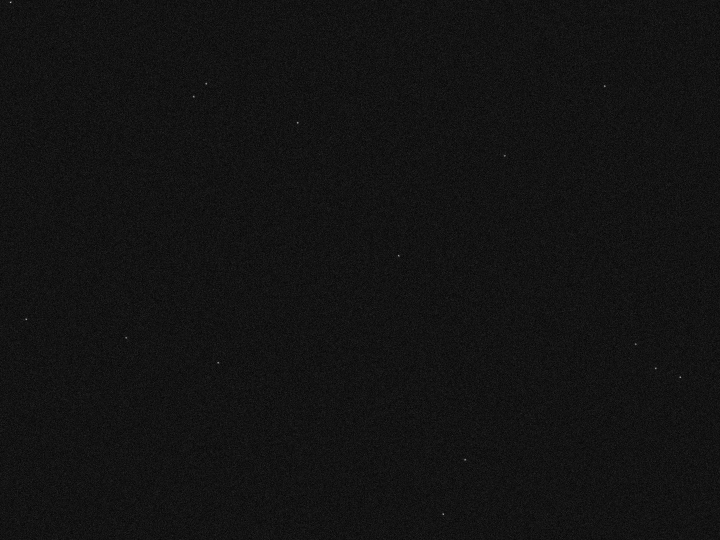
#> input picture simulations/microscopy_image.tiff, 1440 x 1080 px, found by its file name (shown at 1/2 size)
$ python tiffcamera_to_array.py
#> lines starting #> are read from the running program, lines starting #| are printed output that depends on the picture; after the words box and inside, x2 and y2 are one past the last pixel; in counts of white or black regions, pixels touching at a corner belong together
import numpy as np
import matplotlib.pyplot as plt
from scipy.special import j1  # Bessel function
from scipy.ndimage import label, center_of_mass
from scipy.optimize import curve_fit
import lmfit
import cv2
import os
from PIL import Image

# Paramètres du set-up
pixel_size = 3.45 # en um, x et y
cam_width = 1440
cam_height = 1080

f2 = 150  # Focale de L2
na = 0.85  # Numerical aperture
lamb = 0.405  # Wavelength in um
M_theo = 60  # Magnification of the objective

pxl = pixel_size / (f2 * M_theo / 160)  # Pixel size in um

def visionneur(frame):
    # if frame[0][0][0] is not None:
    #     frame = frame[0]
    plt.figure(figsize=(10, 5))
    plt.clf()
    plt.imshow(frame, origin='lower', cmap='gray')
    plt.title('Grille Zoomée avec Position')
    plt.colorbar()
    plt.show()

# [14 lines left out: functions visionneur_video, gaussian_2d, not called in this run]

def prepare_data(x, y, z):
    return (x.flatten(), y.flatten()), z.flatten()

# [51 lines left out: functions localisateur_gaussien, calculate_msd_with_uncertainty, not called in this run]

def crop_blob(image, index=20, crop_size=50):
    visionneur(image)

    grille = np.uint8((image/np.max(image))*255)
    _, binary = cv2.threshold(grille, 125, 255, cv2.THRESH_BINARY)
    structure = np.ones((3, 3), dtype=int)
    labeled, num_features = label(binary, structure=structure)

    # Get blob centers
    blob_centers = center_of_mass(binary, labeled, range(1, num_features + 1))
    # blob_centers=[]
    # for i in range(len(blob_centers_tranposed)):
    #     blob_centers.append((blob_centers_tranposed[i][1],blob_centers_tranposed[i][0]))

    # Clone the original image to draw circles and labels on it
    image_with_circles = cv2.cvtColor(grille, cv2.COLOR_GRAY2BGR)  # Convert to BGR for color circles

    # Draw circles and labels around each blob center
    for i, center in enumerate(blob_centers):
        x, y = int(center[0]), int(center[1])
        radius = 10  # Set a fixed radius or calculate dynamically
        cv2.circle(image_with_circles, (y, x), radius, (0, 0, 255), 2)  # Red circle
        label_text = str(i + 1)  # Label as the index of the blob
        cv2.putText(image_with_circles, label_text, (y + 15, x), cv2.FONT_HERSHEY_SIMPLEX, 1, (0, 255, 0), 2)

    # Display the image with circles and labels using matplotlib
    plt.figure(figsize=(10, 8))
    plt.imshow(cv2.cvtColor(image_with_circles, cv2.COLOR_BGR2RGB))
    plt.title("Blobs with Circles and Labels")
    plt.axis('off')
    plt.show()


    # Ensure the index is within bounds
    if 0 <= index < len(blob_centers):
        # Get the coordinates of the selected blob
        x, y = int(blob_centers[index][0]), int(blob_centers[index][1])

        x_start, x_end = max(0, x - crop_size // 2), min(grille.shape[0], x + crop_size // 2)
        y_start, y_end = max(0, y - crop_size // 2), min(grille.shape[1], y + crop_size // 2)
        cropped_image = grille[y_start:y_end, x_start:x_end]

        return cropped_image, [x, y]
    else:
        print("Invalid index!")
        return None

def positionneur(vecteur_dimages):
    trajectoire = []
    video = []
    sigma_x = []
    sigma_y = []
    for image in vecteur_dimages:
        grille_zoom, maximum = crop_blob(image)
        position, inc_x, inc_y = localisateur_gaussien(grille_zoom, maximum)

        sigma_x.append(inc_x)
        sigma_y.append(inc_y)
        video.append(image)
        trajectoire.append(position)

    return np.array(trajectoire), video, np.array(sigma_x), np.array(sigma_y)

def convertisseur(fichier, type):
    if type == 'photo':
        fichier.seek(0)
        frame_data = fichier.convert("L")  # Convert to grayscale if needed
        image = np.array(frame_data)

        # visionneur(image)

        return image
    else:
        nb_frames = fichier.n_frames

        image_array=[]
        for frame in range(nb_frames):
            fichier.seek(frame)
            image = np.array(fichier.convert("L"))
            image_array.append(image)

            # [6 lines of commented-out code are left out]
        return image_array

# Open the TIFF file
tiff_file_fond = "simulations\\microscopy_image.tiff"
fond = Image.open(tiff_file_fond)
#> fond is the input picture: PIL image 1440x1080 L; min 0, max 255, mean 18.9
array_fond=convertisseur(fond, 'photo')

nb_steps = fond.n_frames
#> nb_steps = 1
duree_totale = 1 #Temps en secondes
delta_t = duree_totale/nb_steps
#> delta_t = 1
#> the loop in positionneur, `for image in vecteur_dimages:` made 1 pass
#> (structure in crop_blob, num_features in crop_blob) on pass 1: ([[1, 1, 1], [1, 1, 1], [1, 1, 1]], 15)
#| Invalid index!
#> pass 1, in visionneur, `plt.show()`:
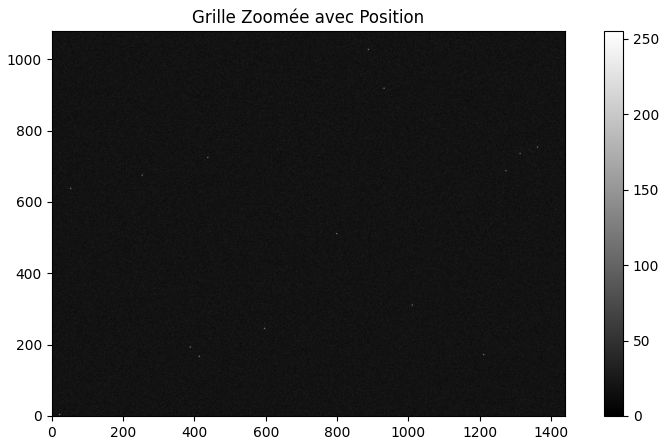
#> figure drawn by matplotlib, 2 panels
#> pass 1, in crop_blob, `labeled, num_features = label(binary, structure=structure)`:
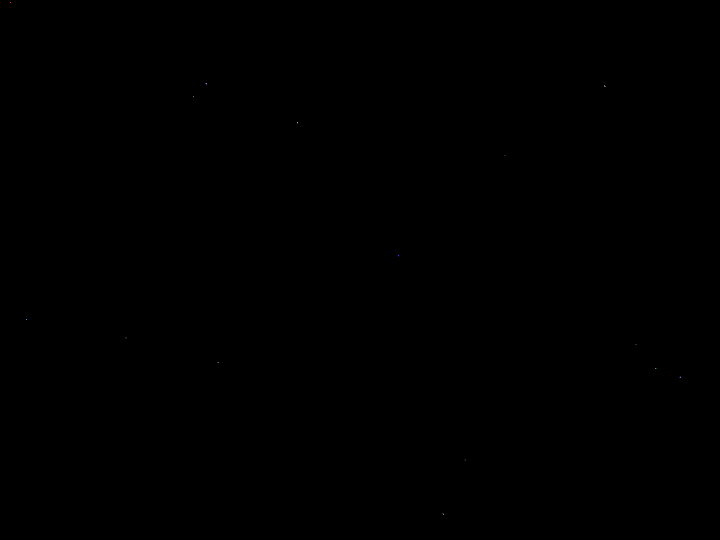
#> labeled: shape (1080, 1440) int32 (shown at 1/2 size); 16 distinct labels, from 0 to 15; one colour per label, 0 black
#> pass 1, in crop_blob, `plt.show()`:
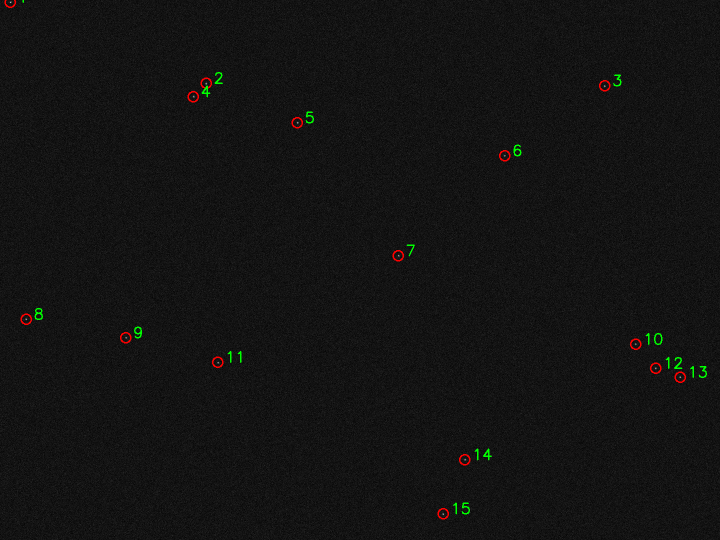
#> shown: shape (1080, 1440, 3) (shown at 1/2 size); mean R, G, B 19.3, 19.3, 18.8
#> after the loop in positionneur, `for image in vecteur_dimages:`: sigma_x = []


#> (the run stopped early here; a loop or call above may not have finished)

$ run again, with simulations/Film_D_0.1_exp_0.5s_PixelSize_0.5um_16bit.tif saved as simulations/microscopy_image.tiff
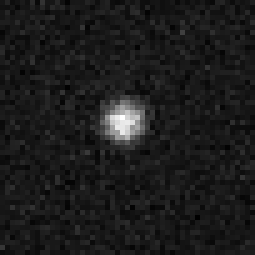
#> input picture simulations/Film_D_0.1_exp_0.5s_PixelSize_0.5um_16bit.tif, 51 x 51 px, found by its file name (shown 5 times larger)
#> fond is the input picture: PIL image 51x51 I;16; min 25, max 5090, mean 582.6
#> nb_steps = 1
#> the loop in positionneur, `for image in vecteur_dimages:` made 1 pass
#> (structure in crop_blob, num_features in crop_blob, blob_centers in crop_blob) on pass 1: ([[1, 1, 1], [1, 1, 1], [1, 1, 1]], 1, [(25.01, 25.01)])
#> (printed output is left out)
#> pass 1, in crop_blob, `_, binary = cv2.threshold(grille, 125, 255, cv2.THRESH_BINARY)`:
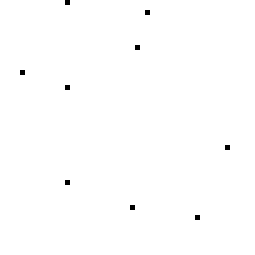
#> binary: shape (51, 51) (shown 5 times larger); 99.7% white; black in thin lines or dots, all inside (x1, y1, x2, y2) = (4, 0, 46, 44)
#> pass 1, in crop_blob, `plt.show()`:
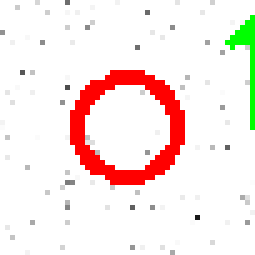
#> shown: shape (51, 51, 3) (shown 5 times larger); mean R, G, B 249, 233.8, 230
#> after the loop in positionneur, `for image in vecteur_dimages:`: sigma_x = []
